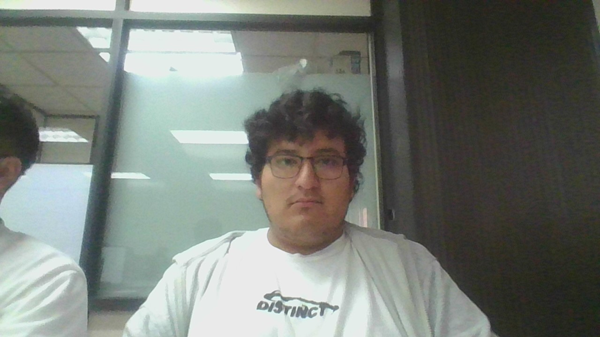
%> input picture TRABAJO EN CLASE/TRABAJOS PRIMEROS/0.bmp, 600 x 337 px
$ octave hsi.m   (GNU Octave 9; MATLAB toolbox functions it lacks are replaced by stand-ins)
%> lines starting %> are read from the running program, lines starting %| are printed output that depends on the picture; in (x1, y1, x2, y2) boxes, pixels count from 0 and x2, y2 are one past the last pixel; in counts of white or black regions, pixels touching at a corner belong together; the program's own positions count from 1
% ----------------------------------------------
% SCRIPT MATLAB: Conversión de RGB a HSI
% ----------------------------------------------

% Cargar una imagen RGB
RGB = imread('0.bmp'); % Cambia 'mi_imagen.png' por tu imagen
%> RGB is the input picture: size 337x600x3 uint8; mean R, G, B 120.1, 125.6, 119.5

% Convertir a double y normalizar si es necesario
if isa(RGB, 'uint8')
    RGB = double(RGB) / 255;
%> RGB: size 337x600x3 double
end

% Separar canales
R = RGB(:,:,1);
G = RGB(:,:,2);
B = RGB(:,:,3);

% -------------------------
% INTENSITY (I)
I = (R + G + B) / 3;

% -------------------------
% SATURATION (S)
min_RGB = min(min(R, G), B);
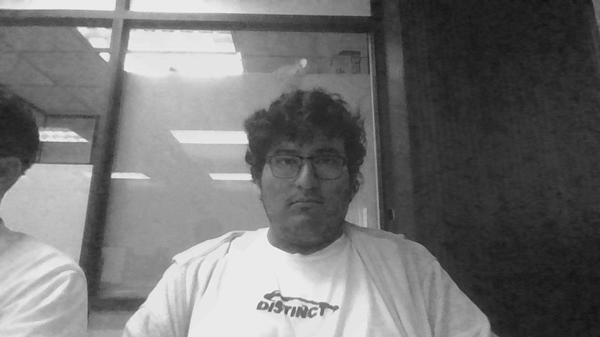
%> min_RGB: size 337x600 double; min 0.0627, max 0.949, mean 0.449
S = 1 - (3 ./ (R + G + B + eps)) .* min_RGB; % eps para evitar división por cero
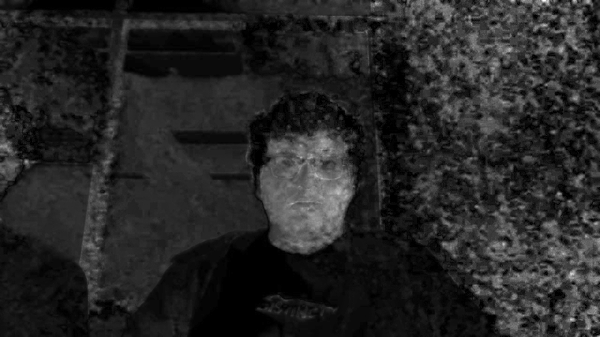
%> S: size 337x600 double; min -2.22e-16, max 0.495, mean 0.0741; drawn with min black and max white

% -------------------------
% HUE (H)
num = 0.5 * ( (R - G) + (R - B) );
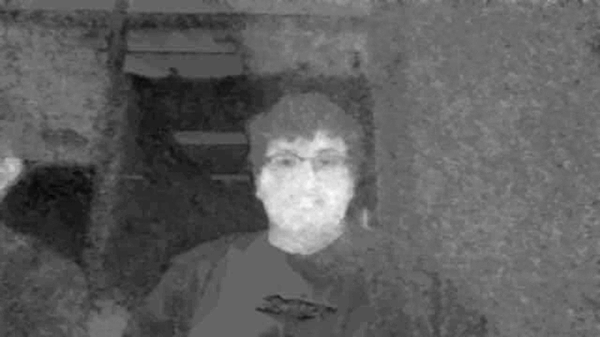
%> num: size 337x600 double; min -0.153, max 0.229, mean -0.00964; drawn with min black and max white
den = sqrt( (R - G).^2 + (R - B).*(G - B) ) + eps; % eps para evitar división por cero
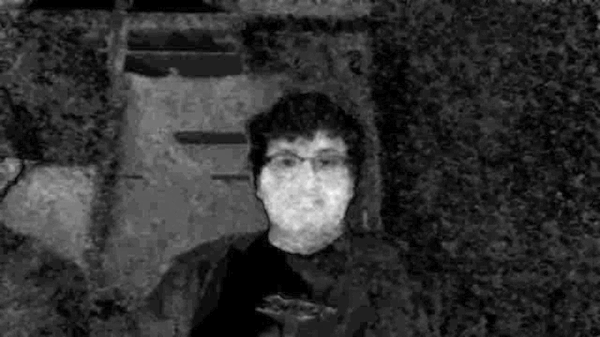
%> den: size 337x600 double; min 2.22e-16, max 0.245, mean 0.0475; drawn with min black and max white
theta = acos(num ./ den);
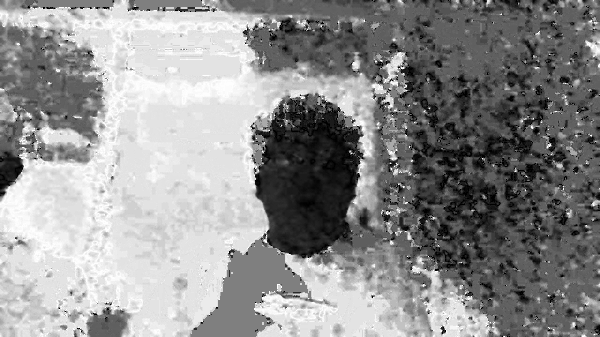
%> theta: size 337x600 double; min 4.47e-08, max 3.14, mean 1.77; drawn with min black and max white

H = theta; % Inicialmente igual a theta

% Ajuste si B > G
H(B > G) = 2*pi - H(B > G);
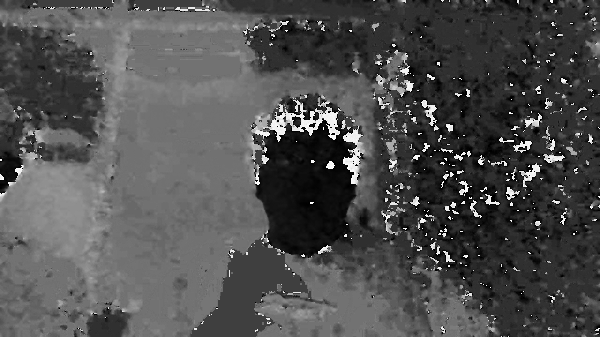
%> H: size 337x600 double; 9.23% of pixels changed, all inside (x1, y1, x2, y2) = (0, 0, 600, 337); drawn with min black and max white

% Normalizar H a [0,1]
H = H / (2*pi);

% -------------------------
% Ensamblar la imagen HSI
HSI = cat(3, H, S, I);
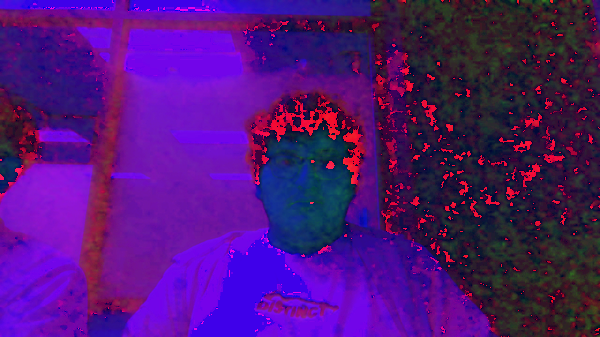
%> HSI: size 337x600x3 double; mean R, G, B 0.312, 0.0741, 0.477; drawn with min black and max white

% -------------------------
% Mostrar resultados

figure;

subplot(2,2,1);
imshow(RGB);
title('Imagen RGB');

subplot(2,2,2);
imshow(H);
title('Componente Hue');

subplot(2,2,3);
imshow(S);
title('Componente Saturación');

subplot(2,2,4);
imshow(I);
title('Componente Intensidad');

$ run again, with TRABAJO EN CLASE/TRABAJOS PRIMEROS/2.bmp copied over TRABAJO EN CLASE/TRABAJOS PRIMEROS/0.bmp
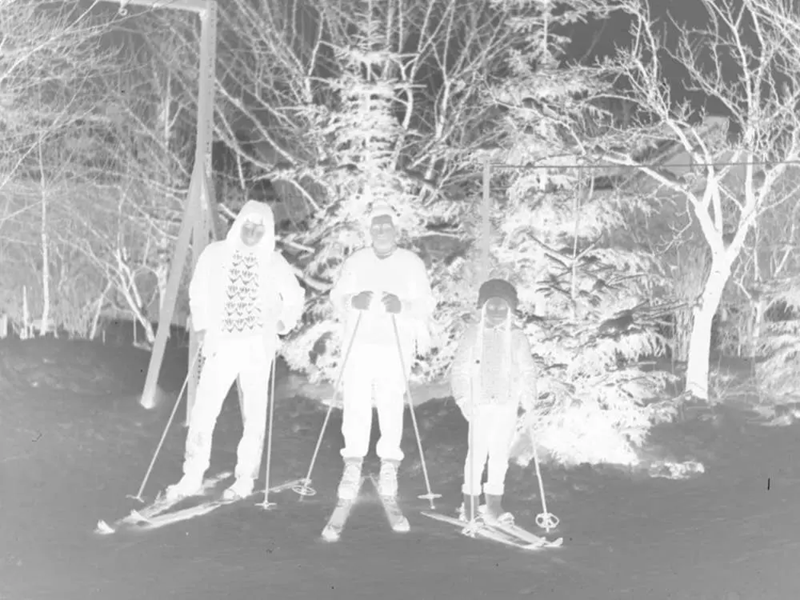
%> input picture TRABAJO EN CLASE/TRABAJOS PRIMEROS/2.bmp, 800 x 600 px
%> RGB is the input picture: size 600x800x3 uint8; mean R, G, B 174.9, 174.9, 174.9
%> RGB: size 600x800x3 double
%> `H(B > G) = 2*pi - H(B > G);`:
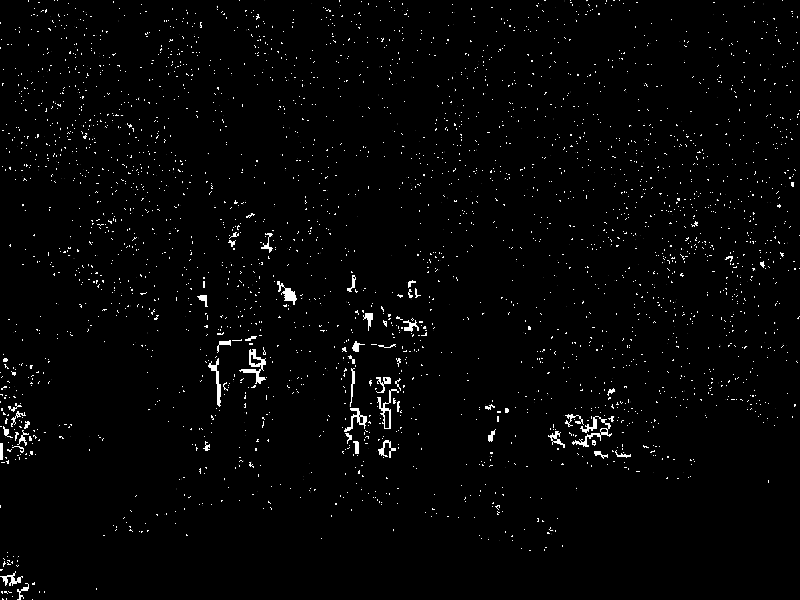
%> H: size 600x800 double; min 1.57, max 5.24, mean 1.64; drawn with min black and max white
%> `HSI = cat(3, H, S, I);`:
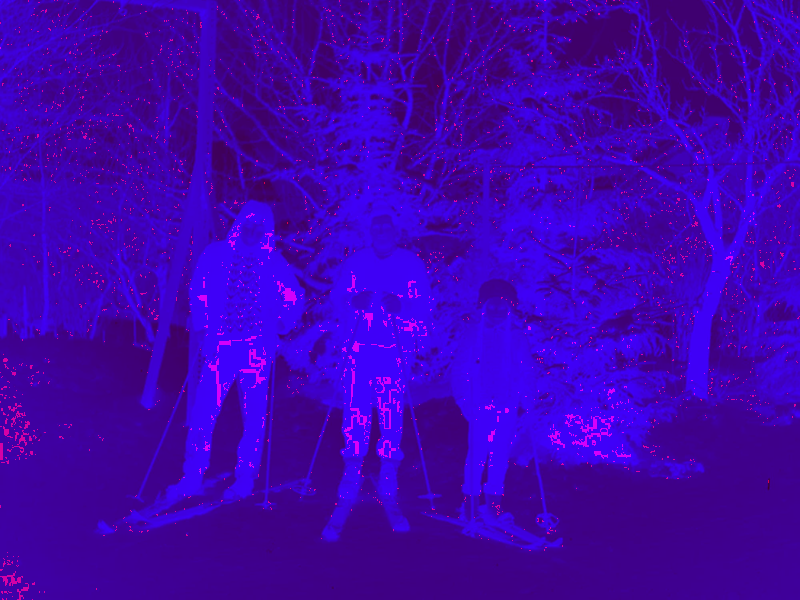
%> HSI: size 600x800x3 double; mean R, G, B 0.261, 6.61e-05, 0.686; drawn with min black and max white
